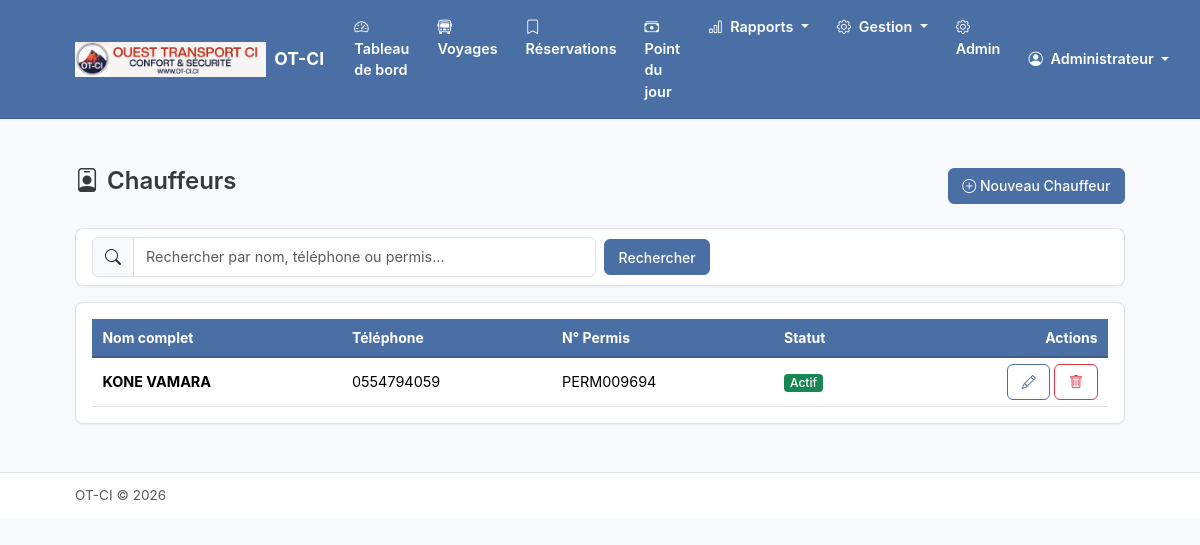
Screenshot of /personnel/chauffeurs/ (signed in) with the database file from the repository.
### apps/compagnie/models.py (models this page shows, shortened)
class Compagnie(models.Model):
    nom = models.CharField(max_length=200, verbose_name="Nom de la compagnie")
    logo = models.ImageField(
        upload_to='logos/',
        blank=True,
        null=True,
        verbose_name="Logo"
    )
    nom_pdg = models.CharField(max_length=200, verbose_name="Nom du PDG")
    adresse = models.TextField(blank=True, verbose_name="Adresse")
    telephone = models.CharField(max_length=20, blank=True, verbose_name="Téléphone")
    email = models.EmailField(blank=True, verbose_name="Email")
    date_creation = models.DateTimeField(auto_now_add=True)
    date_modification = models.DateTimeField(auto_now=True)
    class Meta:
        verbose_name = "Compagnie"
        verbose_name_plural = "Compagnie"
    @classmethod
    def get_instance(cls):
        return cls.objects.first()

### apps/personnel/models.py (models this page shows, shortened)
class Utilisateur(AbstractUser):
    ROLE_CHOICES = [
        ('pdg', 'PDG'),
        ('super_admin', 'Super Administrateur'),
        ('manager', 'Manager'),
        ('chef_gare', 'Chef de Gare'),
        ('guichetier', 'Guichetier'),
    ]
    nom_complet = models.CharField(max_length=200, verbose_name="Nom complet")
    telephone = models.CharField(max_length=20, blank=True, verbose_name="Téléphone")
    role = models.CharField(
        max_length=20,
        choices=ROLE_CHOICES,
        default='guichetier',
        verbose_name="Rôle"
    )
    gare = models.ForeignKey(
        'gares.Gare',
        on_delete=models.SET_NULL,
        null=True,
        blank=True,
        related_name='utilisateurs',
        verbose_name="Gare"
    )
    actif = models.BooleanField(default=True, verbose_name="Actif")
    date_creation = models.DateTimeField(auto_now_add=True)
    date_modification = models.DateTimeField(auto_now=True)
    objects = UtilisateurManager()
    EMAIL_FIELD = 'email'
    USERNAME_FIELD = 'username'
    REQUIRED_FIELDS = ['nom_complet']
    class Meta:
        verbose_name = "Utilisateur"
        verbose_name_plural = "Utilisateurs"
        ordering = ['nom_complet']
    @property
    def is_super_admin(self):
        return self.role == 'super_admin'
    @property
    def has_global_access(self):
        return self.role in ['pdg', 'super_admin', 'manager']

class Chauffeur(models.Model):
    SITUATION_MATRIMONIALE_CHOICES = [
        ('celibataire', 'Célibataire'),
        ('marie', 'Marié(e)'),
        ('divorce', 'Divorcé(e)'),
        ('veuf', 'Veuf/Veuve'),
    ]
    nom_complet = models.CharField(max_length=200, verbose_name="Nom complet")
    telephone = models.CharField(max_length=20, verbose_name="Téléphone")
    numero_permis = models.CharField(max_length=50, verbose_name="Numéro de permis")
    numero_cni = models.CharField(max_length=50, blank=True, verbose_name="Numéro CNI")
    situation_matrimoniale = models.CharField(
        max_length=20,
        choices=SITUATION_MATRIMONIALE_CHOICES,
        blank=True,
        verbose_name="Situation matrimoniale"
    )
    nombre_enfants = models.PositiveIntegerField(default=0, verbose_name="Nombre d'enfants en charge")
    telephone_2 = models.CharField(max_length=20, blank=True, verbose_name="Deuxième téléphone")
    lieu_habitation = models.CharField(max_length=200, blank=True, verbose_name="Lieu d'habitation")
    personne_urgence = models.CharField(max_length=200, blank=True, verbose_name="Personne à contacter en cas d'urgence")
    telephone_urgence = models.CharField(max_length=20, blank=True, verbose_name="Téléphone personne d'urgence")
    date_embauche = models.DateField(null=True, blank=True, verbose_name="Date d'embauche")
    salaire = models.DecimalField(max_digits=10, decimal_places=0, null=True, blank=True, verbose_name="Salaire")
    cv = models.FileField(upload_to='chauffeurs/cv/', blank=True, null=True, verbose_name="CV")
    compagnie = models.ForeignKey(
        'compagnie.Compagnie',
        on_delete=models.CASCADE,
        related_name='chauffeurs',
        verbose_name="Compagnie"
    )
    actif = models.BooleanField(default=True, verbose_name="Actif")
    date_creation = models.DateTimeField(auto_now_add=True)
    date_modification = models.DateTimeField(auto_now=True)
    class Meta:
        verbose_name = "Chauffeur"
        verbose_name_plural = "Chauffeurs"
        ordering = ['nom_complet']

### apps/personnel/views.py (the view)
# urls.py: path('chauffeurs/', views.ChauffeurListView.as_view(), name='chauffeur_list'),
class ChauffeurListView(AdminRequiredMixin, ListView):
    model = Chauffeur
    template_name = 'personnel/chauffeur_list.html'
    context_object_name = 'chauffeurs'
    def get_queryset(self):
        queryset = super().get_queryset()
        search = self.request.GET.get('q')
        if search:
            queryset = queryset.filter(
                Q(nom_complet__icontains=search) |
                Q(numero_permis__icontains=search) |
                Q(telephone__icontains=search)
            )
        return queryset.order_by('nom_complet')
    def get_context_data(self, **kwargs):
        context = super().get_context_data(**kwargs)
        context['search_query'] = self.request.GET.get('q', '')
        return context

### apps/compagnie/context_processors.py (called while the page is built)
def compagnie_context(request):
    return {
        'compagnie': Compagnie.get_instance()
    }

### core/mixins.py (called while the page is built)
    def test_func(self):
        return self.request.user.has_global_access

### templates/personnel/chauffeur_list.html (shortened to what this page needs)
{% extends 'base.html' %}
{% block content %}
<div class="container py-4">
    <div class="d-flex justify-content-between align-items-center mb-4">
        <h2><i class="bi bi-person-badge me-2"></i>Chauffeurs</h2>
        <a href="{% url 'personnel:chauffeur_create' %}" class="btn btn-primary"><i class="bi bi-plus-circle"></i> Nouveau Chauffeur</a>
    </div>
    <div class="card mb-3">
        <div class="card-body py-2">
            <form method="get" class="row g-2 align-items-center">
                <div class="col-md-6">
                    <div class="input-group">
                        <span class="input-group-text"><i class="bi bi-search"></i></span>
                        <input type="text" name="q" class="form-control" placeholder="Rechercher par nom, téléphone ou permis..." value="{{ search_query }}">
                    </div>
                </div>
                <div class="col-auto">
                    <button type="submit" class="btn btn-primary">Rechercher</button>
                </div>
            </form>
        </div>
    </div>
    <div class="card">
        <div class="card-body">
            {% if chauffeurs %}
            <div class="table-responsive">
                <table class="table table-hover">
                    <thead>
                        <tr>
                            <th>Nom complet</th>
                            <th>Téléphone</th>
                            <th>N° Permis</th>
                            <th>Statut</th>
                            <th class="text-end">Actions</th>
                        </tr>
                    </thead>
                    <tbody>
                        {% for chauffeur in chauffeurs %}
                        <tr>
                            <td><strong>{{ chauffeur.nom_complet }}</strong></td>
                            <td>{{ chauffeur.telephone }}</td>
                            <td>{{ chauffeur.numero_permis }}</td>
                            <td>
                                {% if chauffeur.actif %}
                                    <span class="badge bg-success">Actif</span>
                                {% else %}
                                    <span class="badge bg-secondary">Inactif</span>
                                {% endif %}
                            </td>
                            <td class="text-end">
                                <a href="{% url 'personnel:chauffeur_update' chauffeur.pk %}" class="btn btn-sm btn-outline-primary" title="Modifier"><i class="bi bi-pencil"></i></a>
                                <a href="{% url 'personnel:chauffeur_delete' chauffeur.pk %}" class="btn btn-sm btn-outline-danger" title="Supprimer"><i class="bi bi-trash"></i></a>
                            </td>
                        </tr>
                        {% endfor %}
                    </tbody>
                </table>
            </div>
            {% endif %}
        </div>
    </div>
</div>
{% endblock %}

### templates/base.html (shortened to what this page needs)
{% load static %}
<!DOCTYPE html>
<html lang="fr">
<head>
    <link href="https://cdn.jsdelivr.net/npm/bootstrap@5.3.2/dist/css/bootstrap.min.css" rel="stylesheet">
    <link href="https://cdn.jsdelivr.net/npm/bootstrap-icons@1.11.1/font/bootstrap-icons.css" rel="stylesheet">
    <link href="{% static 'css/custom.css' %}" rel="stylesheet">
</head>
<body>
    <nav class="navbar navbar-expand-lg navbar-dark sticky-top">
        <div class="container">
            <a class="navbar-brand d-flex align-items-center" href="{% url 'guichet:dashboard' %}">
                {% if compagnie and compagnie.logo %}
                    <img src="{{ compagnie.logo.url }}" alt="Logo" height="35" class="me-2">
                {% endif %}
                <span>{% if compagnie %}{{ compagnie.nom }}{% else %}Gestion Billetterie{% endif %}</span>
            </a>
            <div class="collapse navbar-collapse" id="navbarNav">
                {% if user.is_authenticated %}
                <ul class="navbar-nav me-auto">
                    <li class="nav-item">
                        <a class="nav-link {% if request.resolver_match.url_name == 'dashboard' %}active{% endif %}"
                           href="{% url 'guichet:dashboard' %}">
                            <i class="bi bi-speedometer2 me-1"></i> Tableau de bord
                        </a>
                    </li>
                    <li class="nav-item">
                        <a class="nav-link {% if request.resolver_match.url_name == 'voyage_list' %}active{% endif %}"
                           href="{% url 'guichet:voyage_list' %}">
                            <i class="bi bi-bus-front me-1"></i> Voyages
                        </a>
                    </li>
                    <li class="nav-item">
                        <a class="nav-link {% if request.resolver_match.url_name == 'reservations' %}active{% endif %}"
                           href="{% url 'guichet:reservations' %}">
                            <i class="bi bi-bookmark me-1"></i> Réservations
                        </a>
                    </li>
                    <li class="nav-item">
                        <a class="nav-link {% if 'comptabilite' in request.path %}active{% endif %}"
                           href="{% url 'comptabilite:point_journalier' %}">
                            <i class="bi bi-cash-stack me-1"></i> Point du jour
                        </a>
                    </li>
                    <li class="nav-item dropdown">
                        <a class="nav-link dropdown-toggle" href="#" data-bs-toggle="dropdown">
                            <i class="bi bi-bar-chart me-1"></i> Rapports
                        </a>
                    </li>
                    <li class="nav-item dropdown">
                        <a class="nav-link dropdown-toggle" href="#" data-bs-toggle="dropdown">
                            <i class="bi bi-gear me-1"></i> Gestion
                        </a>
                    </li>
                    {% if user.is_superuser %}
                    <li class="nav-item">
                        <a class="nav-link" href="{% url 'admin:index' %}">
                            <i class="bi bi-gear me-1"></i> Admin
                        </a>
                    </li>
                    {% endif %}
                </ul>
                <ul class="navbar-nav">
                    <li class="nav-item dropdown">
                        <a class="nav-link dropdown-toggle" href="#" data-bs-toggle="dropdown">
                            <i class="bi bi-person-circle me-1"></i>
                            {{ user.nom_complet|default:user.username }}
                        </a>
                    </li>
                </ul>
                {% endif %}
            </div>
        </div>
    </nav>
    <main class="py-4">
        {% block content %}{% endblock %}
    </main>
    <footer class="py-3 mt-auto border-top bg-white">
        <div class="container">
            <div class="d-flex justify-content-between align-items-center">
                <span class="text-muted">
                    {% if compagnie %}{{ compagnie.nom }}{% else %}Gestion Billetterie{% endif %} &copy; {% now "Y" %}
                </span>
            </div>
        </div>
    </footer>
</body>
</html>

### static/css/custom.css (style rules this page uses)
:root { --color-bg-main: #F8F9FA; --color-bg-card: #FFFFFF; --color-text-primary: #343A40; --color-text-secondary: #6C757D; --color-accent: #4A6FA5; --color-accent-hover: #3D5D8A; --color-success: #5D8A66; --color-success-light: #D4EDDA; --color-warning: #D4A84B; --color-warning-light: #FFF3CD; --color-danger: #C45C5C; --color-danger-light: #F8D7DA; --color-siege-disponible: #D4EDDA; --color-siege-reserve: #FFF3CD; --color-siege-paye: #ADB5BD; --color-siege-non-vendable: #6C757D; --color-border: #DEE2E6; --shadow-sm: 0 1px 2px rgba(0, 0, 0, 0.05); --shadow-md: 0 4px 6px rgba(0, 0, 0, 0.07); --font-family: -apple-system, BlinkMacSystemFont, "Segoe UI", Roboto, "Helvetica Neue", Arial, sans-serif; --font-size-base: 14px; --line-height-base: 1.5; }
* { box-sizing: border-box; }
body { font-family: var(--font-family); font-size: var(--font-size-base); line-height: var(--line-height-base); color: var(--color-text-primary); background-color: var(--color-bg-main); }
.container { width: 90% !important; max-width: 100% !important; padding-right: 15px; padding-left: 15px; margin-right: auto; margin-left: auto; }
h2, .h2 { font-size: 1.5rem; font-weight: 600; }
a { color: var(--color-accent); text-decoration: none; }
.navbar { background-color: var(--color-accent) !important; border-bottom: 1px solid var(--color-accent-hover); box-shadow: var(--shadow-sm); }
.navbar-brand { font-weight: 700; font-size: 1.1rem; color: #FFFFFF !important; }
.nav-link { color: #FFFFFF !important; font-weight: 600; padding: 0.5rem 0.75rem !important; font-size: 0.9rem; border-radius: 4px; margin: 0 2px; transition: background-color 0.2s ease; }
.nav-link i { color: #FFFFFF !important; font-weight: 700; }
.dropdown-toggle::after { color: #FFFFFF; }
.card { background-color: var(--color-bg-card); border: 1px solid var(--color-border); border-radius: 8px; box-shadow: var(--shadow-sm); }
.card-body { padding: 1rem; }
.btn { border-radius: 6px; font-weight: 500; font-size: 0.875rem; padding: 0.4rem 0.85rem; transition: all 0.2s ease; }
.btn-primary { background-color: var(--color-accent); border-color: var(--color-accent); }
.btn-outline-primary { color: var(--color-accent); border-color: var(--color-accent); }
.form-control, .form-select { border: 1px solid var(--color-border); border-radius: 6px; font-size: 0.9rem; padding: 0.5rem 0.75rem; transition: border-color 0.2s ease, box-shadow 0.2s ease; }
.table { margin-bottom: 0; }
.table thead th { background-color: var(--color-accent); border-bottom: 2px solid var(--color-accent-hover); font-weight: 700; font-size: 0.875rem; color: #FFFFFF; padding: 0.5rem 0.65rem; }
.table tbody td { padding: 0.4rem 0.65rem; font-size: 0.9rem; vertical-align: middle; border-bottom: 1px solid var(--color-border); }
.badge { font-weight: 500; font-size: 0.8rem; padding: 0.3em 0.55em; border-radius: 4px; }
.text-muted { font-size: 0.85rem; }
.py-3 { padding-top: 0.75rem !important; padding-bottom: 0.75rem !important; }
.badge.bg-success, .badge.bg-warning, .badge.bg-info, .badge.bg-secondary, .badge.bg-primary, .badge.bg-dark { font-size: 0.75rem; padding: 0.25em 0.5em; }

### rows the page displays
Compagnie: logo (picture), nom "OT-CI"
Utilisateur: nom_complet "Administrateur"
Chauffeur: nom_complet "KONE VAMARA", telephone "0554794059", numero_permis "PERM009694", actif "Actif"
